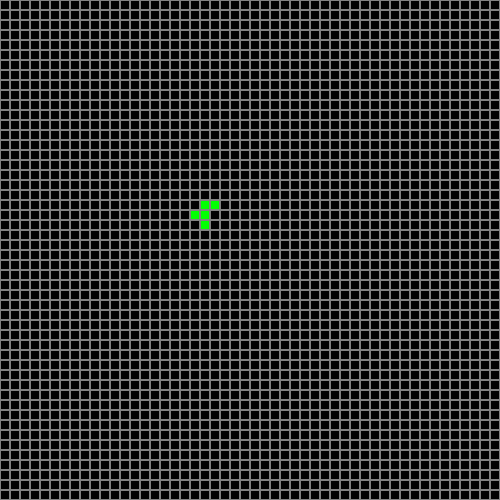
Frame 1 (no input)
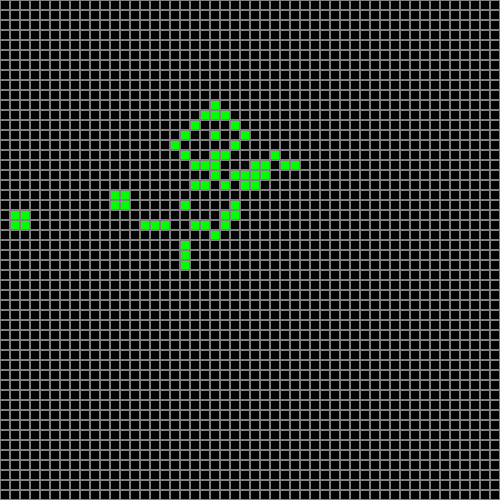
Frame 60 (the mouse pressed at the canvas centre just before this capture)
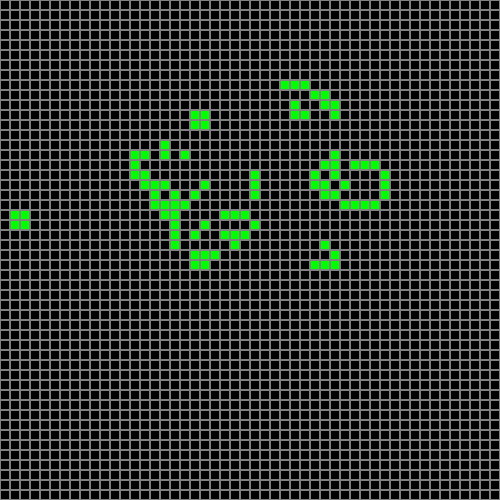
Frame 120 (the mouse held since frame 60 and released just before this capture)

The Processing sketch that drew these frames (run headless with seeded random() and noise(); from frame 60 on, the mouse is pressed at the canvas centre):

// Processing sketch: Conway_1
// ── Conway_1.pde
// If cell is alive
// If 2-3 live neighbours survives
// if < 2 dies lonelyness
// If > 3 dies due to overcrouding
// If cell is currently dead
// If it has exactly 3 neighbours
// It comes to life

void updateBoard()
{  

  // Nested for loop
  // count the cells
  // apply the rules to the next board

    for (int row = 0; row < rowCount; row ++)
  {
    for (int col = 0; col < colCount; col ++)
    {
      int c = countLiveCellsSurrounding(row, col);
      next[row][col] = false;  
      if (board[row][col])
      {
        if (c < 2 || c > 3)
        {
          // Dies
          next[row][col] = false;
        }
        if (c == 2 || c == 3)
        {
          next[row][col] = true;
        }
      } else
      {
        if (c == 3)
        {
          next[row][col] = true;
        }
      }
    }
  }

  boolean[][] temp;
  temp = board;
  board = next;
  next = temp;
}
void randomise() {
  for (int row = 0; row < rowCount; row ++) {    
    for (int col = 0; col < colCount; col ++)
    {
      float r = random (1.0);
      if (r<0.5) {
        board[row][col] = true;
      } else {
        board[row][col] = false;
      }
    }
  }
}

void setup()
{
  size(500, 500);
  cellWidth = width / colCount;
  cellHeight = height / rowCount;

  board[20][20] = true; // Row, Col
  board[20][21] = true; // Row, Col
  board[21][20] = true;
  board[21][19] = true;
  board[22][20] = true;
  //frameRate(10);

  println(countLiveCellsSurrounding(1, 4));
}

void mouseDragged()
{
  if (mouseX >= width || mouseY >= height)
  {
    return; // Jump out of the method 
    // back to the code that called the method
  }
  int row = (int) (mouseY / cellWidth);
  int col = (int) (mouseX / cellHeight);
  board[row][col] = true;
}

void mousePressed()
{
  int row = (int) (mouseY / cellWidth);
  int col = (int) (mouseX / cellHeight);
  board[row][col] = true;
}

void clearBoard()
{
  for (int row = 0; row < rowCount; row ++)
  {
    for (int col = 0; col < colCount; col ++)
    {
      board[row][col] = true;
    }
  }
}

void glider(){
  int row = (int) (mouseY / cellWidth);
  int col = (int) (mouseX / cellHeight);
  board[row][col+1] = true; // top center
  board[row+1][col+2] = true; //middle, right
  board[row+2][col] = true; //bottom, left
  board[row+2][col+1] = true; //bottom, center
  board[row+2][col+2] = true; //bottom, right
  
}

int rowCount = 50, colCount = 50;
float cellWidth, cellHeight;
boolean[][] board = new boolean[rowCount][colCount];
boolean[][] next = new boolean[rowCount][colCount];
boolean isRunning = true;

// Finish this off!!
int countLiveCellsSurrounding(int row, int col)
{
  int count = 0;

  if (row > 0 && col > 0 && board[row - 1][col -1]) //<>//
  {
    count ++;
  }
  if (row > 0 && board[row - 1][col])
  {
    count ++;
  }
  if (row > 0 && col < (colCount - 1) && board[row - 1][col +1])
  {
    count ++;
  }
  if (col > 0 && board[row][col -1])
  {
    count ++;
  }
  if (col < (colCount -1) && board[row][col +1])
  {
    count ++;
  }

  if (row < rowCount -1 && col > 0 && board[row +1][col -1])
  {
    count ++;
  }
  if (row < rowCount -1 && board[row + 1][col])
  {
    count ++;
  }
  if (row < rowCount -1 && col < colCount - 1 && board[row + 1][col +1])
  {
    count ++;
  }
  return count;
}


void draw()
{    
  background(0);
  stroke(128);

  for (int row = 0; row < rowCount; row ++)
  {
    for (int col = 0; col < colCount; col ++)
    {
      if (board[row][col])
      {
        fill(0, 255, 0);
      } else
      {
        fill(0);
      }
      float x = col * cellWidth;
      float y = row * cellHeight;
      rect(x, y, cellWidth - 1, cellHeight - 1);
    }
  }
  if (isRunning) {
    updateBoard();
  }

  if (keyPressed)
  {
  }
}

void keyPressed() {
  if (key == 'c')
  {
    clearBoard();
  } else if (key == ' ')
  {
    isRunning = !isRunning;
  } else if (key == 'r')
  {
    randomise();
  }
  else if (key == 'g')
  {
    glider();
  }
}
